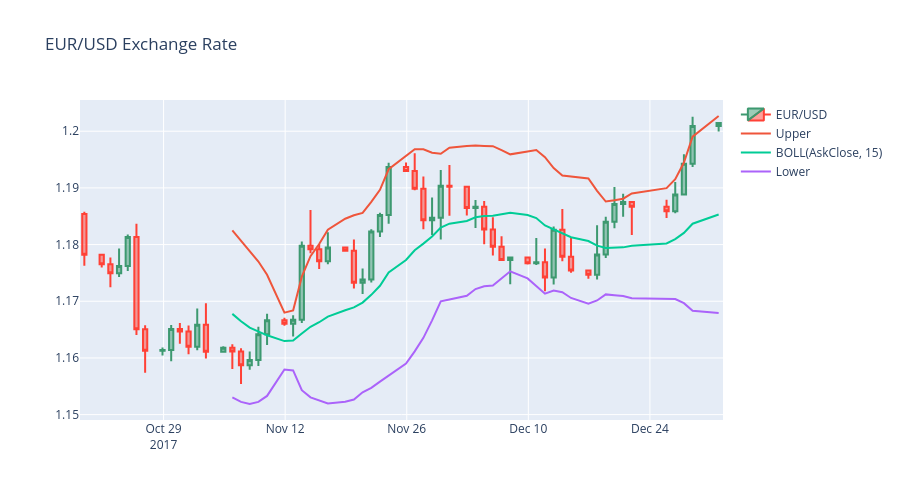

Notebook code cell kept with this figure:
### Code cell
fig = go.Figure()

fig.add_trace(
    go.Candlestick(
        x=quotes.index,
        open=quotes['AskOpen'],
        high=quotes['AskHigh'],
        low=quotes['AskLow'],
        close=quotes['AskClose'],
        name='EUR/USD'
    )
)

WINDOW=15
STD=2

close = quotes['AskClose']

middle = close.rolling(window=WINDOW).mean()
std = close.rolling(window=WINDOW).std()

upper = middle + STD * std
lower = middle - STD * std

fig.add_trace(go.Scatter(x=quotes.index, y=upper, mode='lines', name='Upper'))
fig.add_trace(go.Scatter(x=quotes.index, y=middle, mode='lines', name='BOLL(AskClose, 15)'))
fig.add_trace(go.Scatter(x=quotes.index, y=lower, mode='lines', name='Lower'))

fig.update_layout(
    title='EUR/USD Exchange Rate',
    height=500,
    xaxis_rangeslider_visible=False
)

fig.show()
